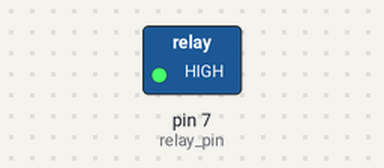
This sketch was run on a simulated Arduino Uno, built with avr-gcc and run on an emulated ATmega328P. Parts: switched loads named in the sketch (green lamp = pin HIGH).

Above: at 1.0 s.
At 3.0 s:
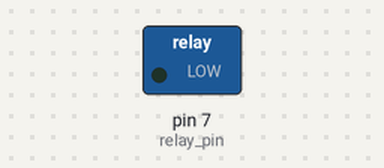
Timing chart, 0 to 5.2 s (numbered marks = the images above):
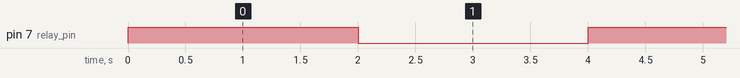

Measured:
- by itself, pin 7 (relay_pin): alternates HIGH for 2.0 s and LOW for 2.0 s

The sketch:

relaySolenoid.ino.ino
```cpp
int relay_pin = 7;
void setup() {
  // put your setup code here, to run once:
   pinMode( relay_pin , OUTPUT);

}

void loop() {
  // put your main code here, to run repeatedly:
   digitalWrite( relay_pin , HIGH);
   delay(2000);
   digitalWrite(relay_pin , LOW);
   delay(2000);
}
```
